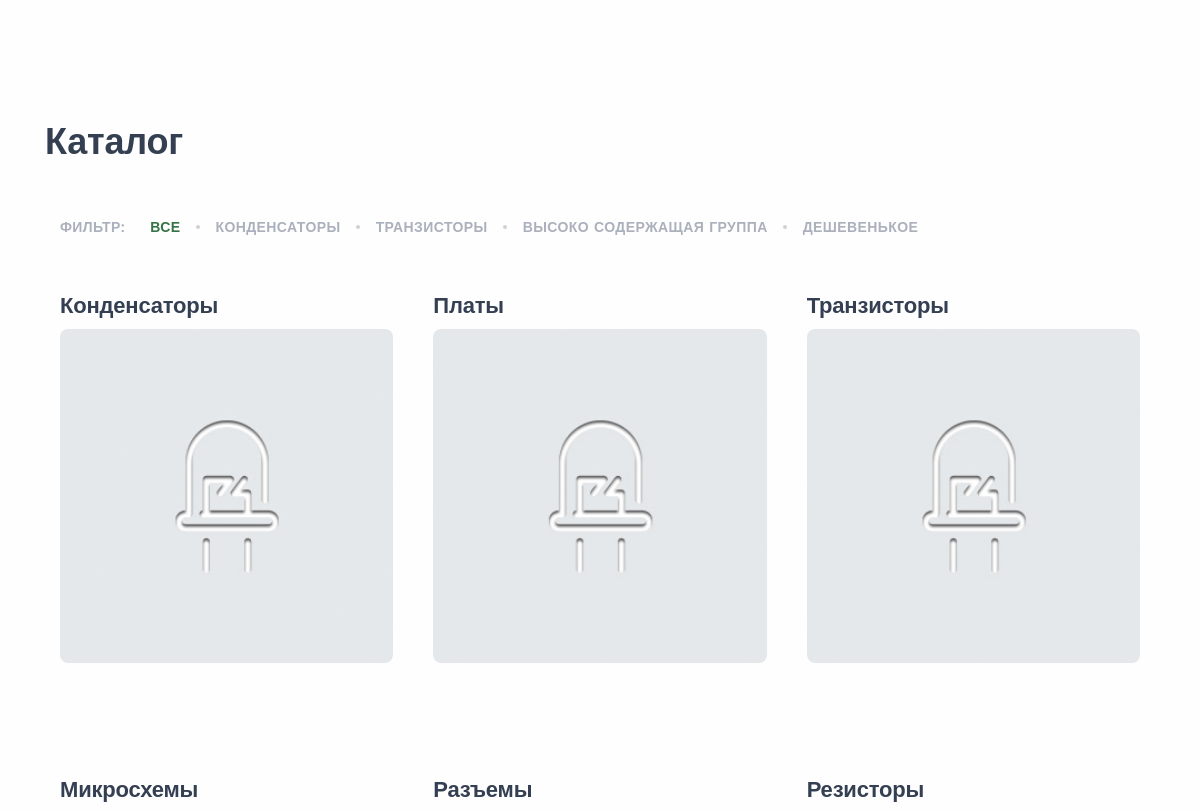
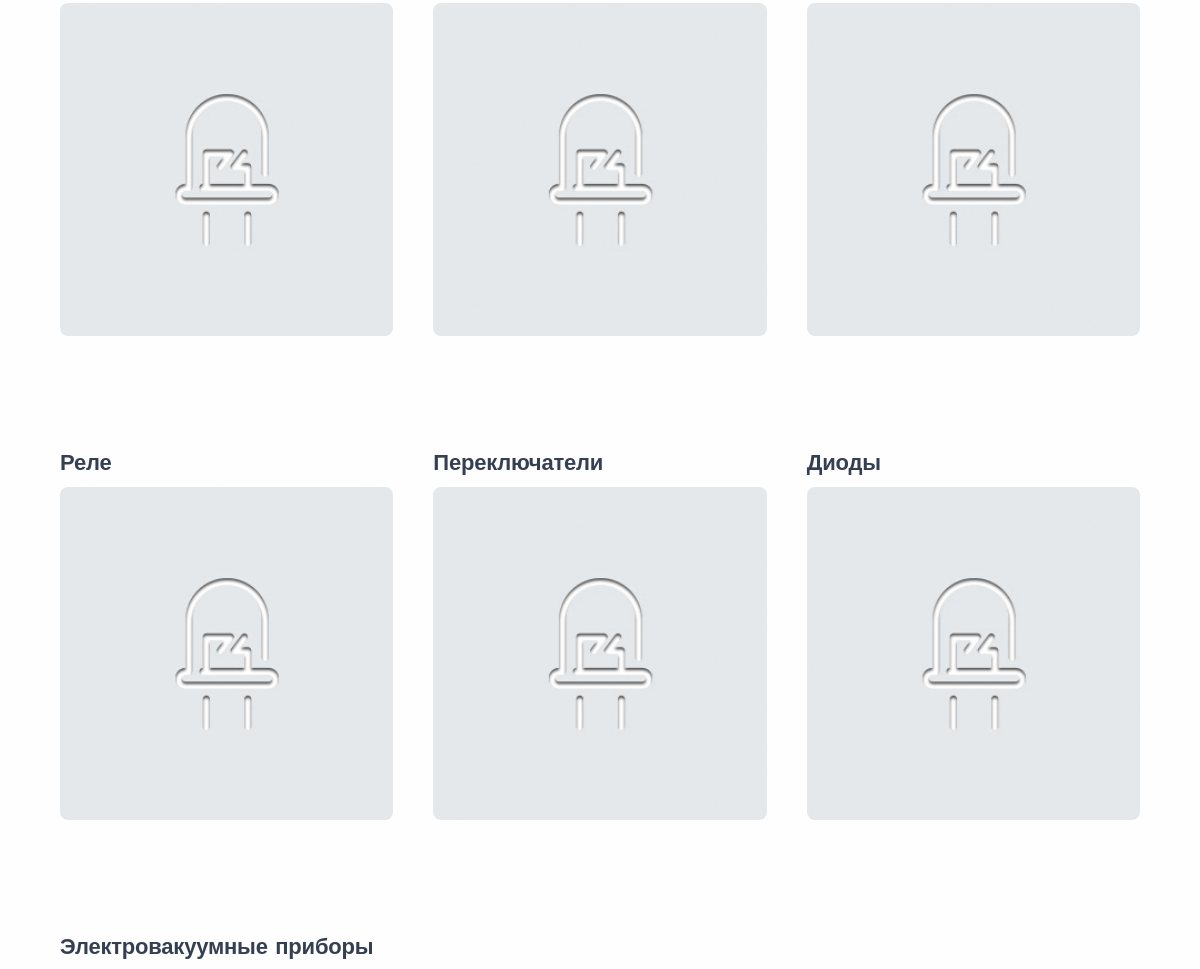
The page /skupka-radiodetaley/ (middle part) on the database as committed earlier (2 pictures, top to bottom).
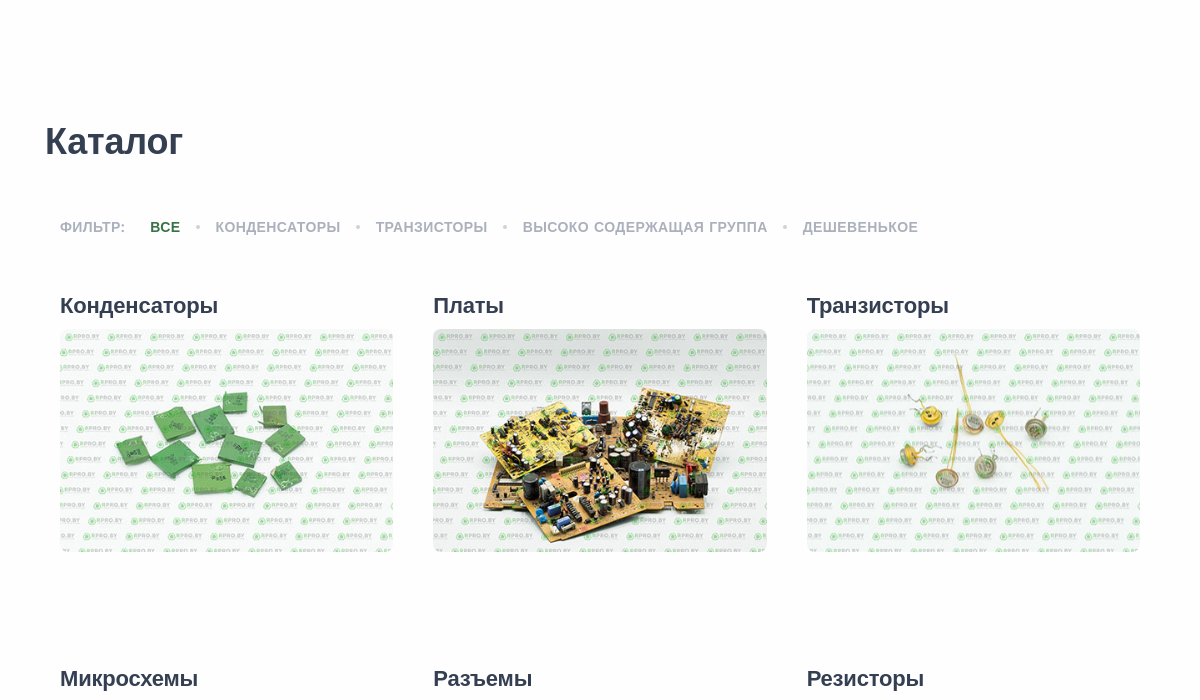
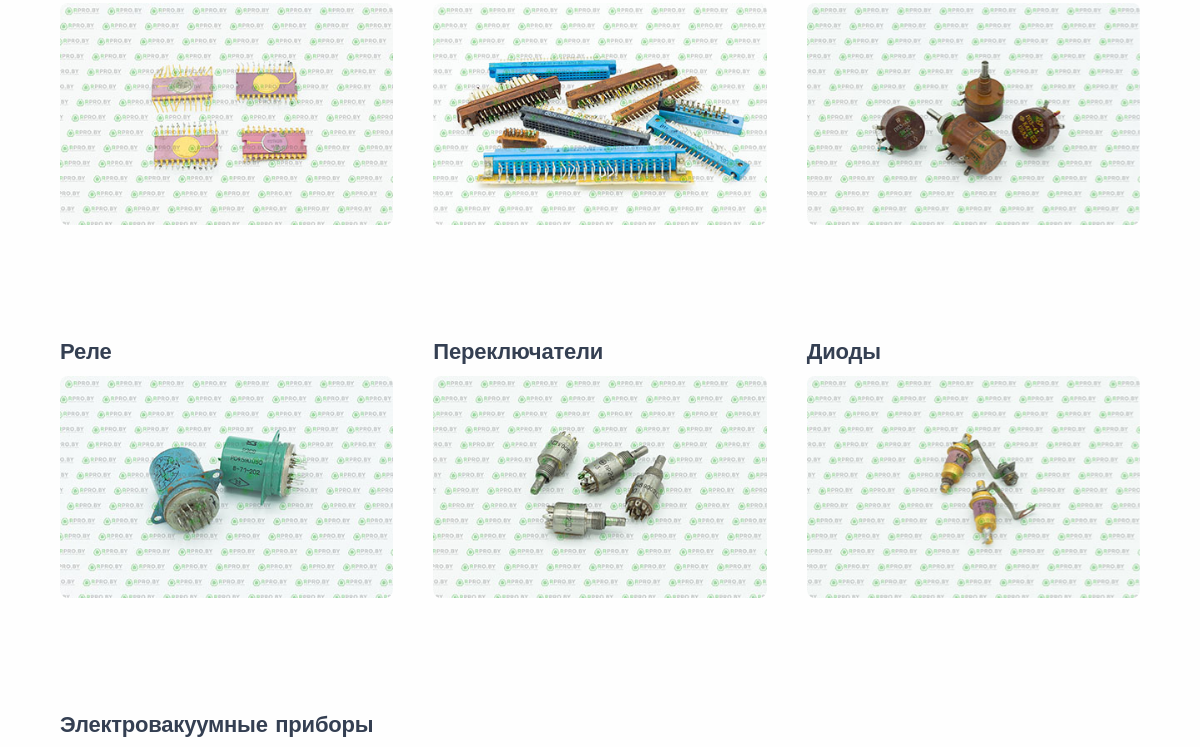
The same page on the database as committed later (2 pictures, top to bottom).
### recycle/models.py (models this page shows, shortened)
class Category(models.Model):
    cat_name = models.CharField('Название категории продукта', max_length=200)
    cat_slug = models.CharField('URL', max_length=200, default='slug' + str(datetime.datetime.now()))
    cat_title = models.CharField('Заголовок title', max_length=200, blank=True)
    cat_metadesc = models.CharField('Описание description', max_length=300, blank=True)
    cat_short_desc = models.TextField('Короткое описание', blank=True)
    cat_desc = models.TextField('Полное описание', blank=True)
    cat_image = models.ImageField('Изображение категории', default='placeholder.jpg')

### recycle/views.py (the view)
# urls.py: path('skupka-radiodetaley/', views.Skupka.as_view(), name='skupka'),
class Skupka(View):
    def get(self, request):
        categorys = Category.objects.all()
        regions = Region.objects.all()
        return render(request, 'skupka.html', {'categorys': categorys,'regions':regions})

### RPRO/baseprocessor.py (called while the page is built)
def custom_proc(request):
    stock = False
    articles = Article.objects.all()
    for article in articles:
        if article.isStock == True:
            stock = True
    return {'stock': stock}

### templates/skupka.html (shortened to what this page needs)
{% extends 'base.html' %}
{% load static %}
{% block content %}
    <div class="content-wrapper">
        <section class="wrapper bg-light">
            <div class="container pb-16">
            </div>
        </section>
        <section class="wrapper bg-light">
            <div class="container pb-16">
                <div class="row align-items-center mb-7">
                    <div class="col-md-8 col-lg-8 col-xl-7 col-xxl-6 pe-lg-17">
                        <h2 class="display-4 mb-3">Каталог</h2>
                    </div>
                </div>
                <section class="wrapper bg-light">
                    <div class="container">
                        <div class="grid grid-view projects-masonry">
                            <div class="isotope-filter filter mb-10">
                                <p>Фильтр:</p>
                                <ul>
                                    <li><a class="filter-item active" data-filter="*">Все</a></li>
                                    <li><a class="filter-item" data-filter=".concept">Конденсаторы</a></li>
                                    <li><a class="filter-item" data-filter=".product">Транзисторы</a></li>
                                    <li><a class="filter-item" data-filter=".workshop">Высоко содержащая группа</a></li>
                                    <li><a class="filter-item" data-filter=".still-life">Дешевенькое</a></li>
                                </ul>
                            </div>
                            <div class="row gx-md-8 gy-10 gy-md-13 isotope">
                                {% for category in categorys %}
                                    <div class="project item col-md-6 col-xl-4 product">
                                        <div class="post-header">
                                            <h2 class="post-title h3">{{ category.cat_name }}</h2>
                                        </div>
                                        <figure class="lift rounded mb-6"><a href="single-project.html"> <img
                                                src={{ category.cat_image.url }} alt=""/></a></figure>
                                    </div>
                                {% endfor %}
                            </div>
                        </div>
                    </div>
                </section>
            </div>
        </section>
    </div>
{% endblock %}

Rows that differ between the two databases and show on the page:
changed Category "Конденсаторы": cat_image: picture added in place of a placeholder
changed Category "Платы": cat_image: picture added in place of a placeholder
changed Category "Транзисторы": cat_image: picture added in place of a placeholder
changed Category "Микросхемы": cat_image: picture added in place of a placeholder
changed Category "Разъемы": cat_image: picture added in place of a placeholder
changed Category "Резисторы": cat_image: picture added in place of a placeholder
changed Category "Реле": cat_image: picture added in place of a placeholder
changed Category "Переключатели": cat_image: picture added in place of a placeholder
changed Category "Диоды": cat_image: picture added in place of a placeholder
